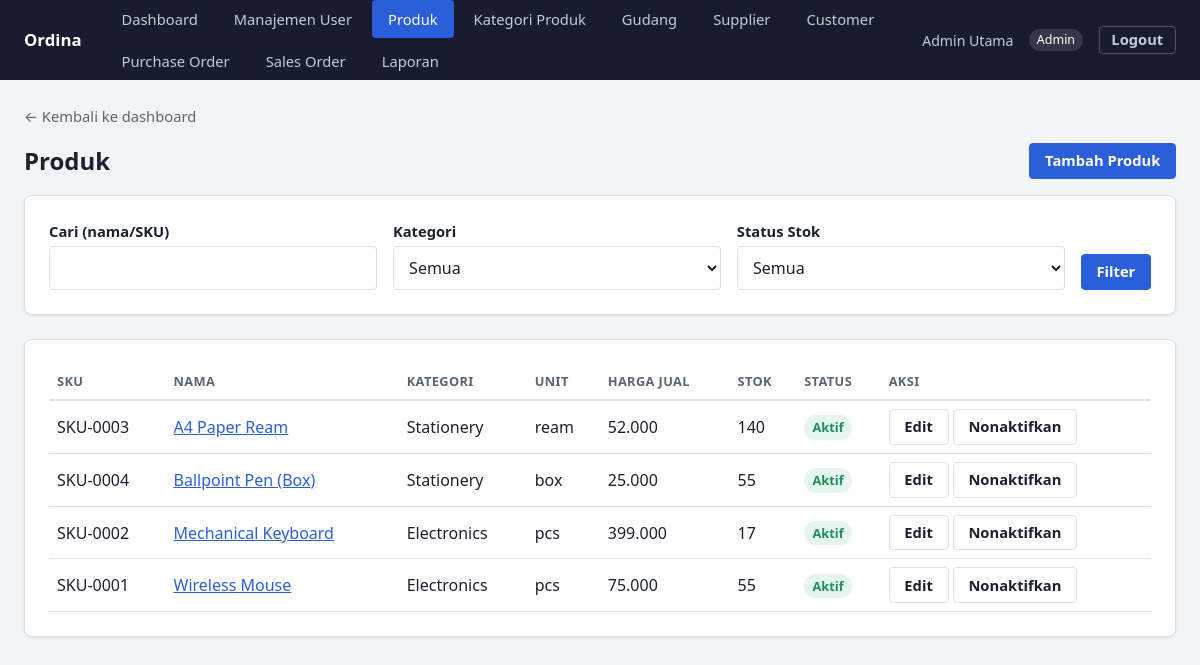
Screenshot of /products (signed in) with the database file from the repository.
### tables this page shows
CREATE TABLE IF NOT EXISTS products (
    id INT UNSIGNED AUTO_INCREMENT PRIMARY KEY,
    sku VARCHAR(50) NOT NULL,
    name VARCHAR(150) NOT NULL,
    category_id INT UNSIGNED NOT NULL,
    unit VARCHAR(30) NOT NULL,
    buy_price DECIMAL(14, 2) NOT NULL DEFAULT 0,
    sell_price DECIMAL(14, 2) NOT NULL DEFAULT 0,
    reorder_point INT UNSIGNED NOT NULL DEFAULT 0,
    image_path VARCHAR(255) NULL,
    is_active TINYINT(1) NOT NULL DEFAULT 1,
    created_at TIMESTAMP NOT NULL DEFAULT CURRENT_TIMESTAMP,
    updated_at TIMESTAMP NOT NULL DEFAULT CURRENT_TIMESTAMP ON UPDATE CURRENT_TIMESTAMP,
    UNIQUE KEY uq_products_sku (sku),
    KEY idx_products_name (name),
    CONSTRAINT fk_products_category FOREIGN KEY (category_id) REFERENCES categories (id),
    CONSTRAINT chk_products_prices CHECK (buy_price >= 0 AND sell_price >= 0 AND reorder_point >= 0)
);

CREATE TABLE IF NOT EXISTS categories (
    id INT UNSIGNED AUTO_INCREMENT PRIMARY KEY,
    name VARCHAR(150) NOT NULL,
    description VARCHAR(255) NULL
);

### app/Core/View.php (called while the page is built, shortened)
<?php
final class View
{
    public static function render(string $view, array $data = [], int $status = 200): void
    {
        extract($data);
        require __DIR__ . "/../../views/{$view}.php";
        require __DIR__ . '/../../views/layouts/app.php';
    }
}

### app/Core/Controller.php (called while the page is built, shortened)
<?php
abstract class Controller
{
    protected function view(string $view, array $data = []): void
    {
        View::render($view, $data);
    }
}

### app/Controller/ProductController.php (called while the page is built, shortened)
<?php
final class ProductController extends Controller
{
    public function index(): void
    {
        $filters = array_filter([
            'search' => trim((string) ($_GET['search'] ?? '')),
            'category_id' => isset($_GET['category_id']) && $_GET['category_id'] !== '' ? (int) $_GET['category_id'] : null,
            'stock_status' => in_array($_GET['stock_status'] ?? '', ['low', 'normal'], true) ? $_GET['stock_status'] : null,
        ]);
        $page = max(1, (int) ($_GET['page'] ?? 1));
        $result = $this->service()->paginate($filters, $page);
        $this->view('products/index', [
            'title' => 'Produk',
            'result' => $result,
            'filters' => $filters,
            'categories' => $this->categoryService()->list(),
            'canManage' => $this->currentRole() !== null && Gate::allows($this->currentRole(), Permission::ManageMasterData),
            'success' => Session::pullFlash('success'),
        ]);
    }
    private function service(): ProductService
    {
        $pdo = Database::connection();
        return new ProductService(
            new MysqlProductRepository($pdo),
            new MysqlCategoryRepository($pdo),
            new MysqlProductStockRepository($pdo),
            new ProductImageUploader(uploadDir: __DIR__ . '/../../public/uploads/products')
        );
    }
    private function categoryService(): CategoryService
    {
        return new CategoryService(new MysqlCategoryRepository(Database::connection()));
    }
}

### public/index.php (called while the page is built, shortened)
<?php
$router = new Router();
$method = $_SERVER['REQUEST_METHOD'] ?? 'GET';
$path = (string) (parse_url($_SERVER['REQUEST_URI'] ?? '/', PHP_URL_PATH) ?: '/');
try {
    $router->dispatch($method, $path);
} catch (UnauthenticatedException) {
    header('Location: /login');
} catch (AuthorizationException | ForbiddenOperationException) {
    View::render('errors/403', ['title' => '403 - Akses Ditolak'], 403);
} catch (NotFoundException) {
    View::render('errors/404', ['title' => '404 - Tidak Ditemukan'], 404);
} catch (\Throwable $e) {
    error_log((string) $e);
    View::render('errors/500', ['title' => '500 - Kesalahan Server'], 500);
}

### app/Service/ProductService.php (called while the page is built, shortened)
<?php
final class ProductService
{
    public function paginate(array $filters, int $page): array
    {
        $page = max(1, $page);
        $result = $this->products->paginateForListing($filters, $page, self::PER_PAGE);
        $totalPages = max(1, (int) ceil($result['total'] / self::PER_PAGE));
        return [
            'items' => $result['items'],
            'total' => $result['total'],
            'page' => $page,
            'perPage' => self::PER_PAGE,
            'totalPages' => $totalPages,
        ];
    }
}

### app/Repository/Mysql/MysqlProductRepository.php (called while the page is built, shortened)
<?php
final class MysqlProductRepository implements ProductRepositoryInterface
{
    public function paginateForListing(array $filters, int $page, int $perPage): array
    {
        $conditions = [];
        $params = [];
        $where = $conditions === [] ? '' : 'WHERE ' . implode(' AND ', $conditions);
        $base = "FROM products p
                  JOIN categories c ON c.id = p.category_id
                  LEFT JOIN (
                      SELECT product_id, SUM(quantity) AS total_stock
                      FROM product_stocks
                      GROUP BY product_id
                  ) stock ON stock.product_id = p.id
                  {$where}";
        $countStmt = $this->connection->prepare("SELECT COUNT(*) {$base}");
        $countStmt->execute();
        $total = (int) $countStmt->fetchColumn();
        $offset = max(0, ($page - 1) * $perPage);
        $itemsStmt = $this->connection->prepare(
            "SELECT p.*, c.name AS category_name, COALESCE(stock.total_stock, 0) AS total_stock
             {$base}
             ORDER BY p.name
             LIMIT :limit OFFSET :offset"
        );
        $itemsStmt->bindValue('limit', $perPage, PDO::PARAM_INT);
        $itemsStmt->bindValue('offset', $offset, PDO::PARAM_INT);
        $itemsStmt->execute();
        return ['items' => $itemsStmt->fetchAll(), 'total' => $total];
    }
}

### views/products/index.php (the view, shortened to what this page needs)
<a href="/dashboard" class="back-link">&larr; Kembali ke dashboard</a>
<div class="toolbar">
    <h1 style="margin:0;">Produk</h1>
    <?php if ($canManage): ?>
        <a href="/products/create" class="btn">Tambah Produk</a>
    <?php endif; ?>
</div>
<form method="get" action="/products" class="card filter-bar">
    <div class="filter-row">
        <div class="filter-field">
            <label for="search">Cari (nama/SKU)</label>
            <input type="text" id="search" name="search" value="<?= htmlspecialchars($filters['search'] ?? '', ENT_QUOTES) ?>">
        </div>
        <div class="filter-field">
            <label for="category_id">Kategori</label>
            <select id="category_id" name="category_id">
                <option value="">Semua</option>
            </select>
        </div>
        <div class="filter-field">
            <label for="stock_status">Status Stok</label>
            <select id="stock_status" name="stock_status">
                <option value="">Semua</option>
            </select>
        </div>
        <div>
            <button type="submit">Filter</button>
        </div>
    </div>
</form>
<div class="card">
<div class="table-scroll">
<table>
    <thead>
        <tr>
            <th>SKU</th><th>Nama</th><th>Kategori</th><th>Unit</th><th>Harga Jual</th><th>Stok</th><th>Status</th>
            <?php if ($canManage): ?><th>Aksi</th><?php endif; ?>
        </tr>
    </thead>
    <tbody>
    <?php foreach ($result['items'] as $item): ?>
        <tr>
            <td data-label="SKU"><?= htmlspecialchars($item['sku'], ENT_QUOTES) ?></td>
            <td data-label="Nama"><a href="/products/<?= (int) $item['id'] ?>"><?= htmlspecialchars($item['name'], ENT_QUOTES) ?></a></td>
            <td data-label="Kategori"><?= htmlspecialchars($item['category_name'], ENT_QUOTES) ?></td>
            <td data-label="Unit"><?= htmlspecialchars($item['unit'], ENT_QUOTES) ?></td>
            <td data-label="Harga Jual"><?= number_format((float) $item['sell_price'], 0, ',', '.') ?></td>
            <td data-label="Stok">
                <?= (int) $item['total_stock'] ?>
            </td>
            <td data-label="Status">
                <span class="badge <?= ((int) $item['is_active']) ? 'badge-success' : 'badge-muted' ?>">
                    <?= ((int) $item['is_active']) ? 'Aktif' : 'Nonaktif' ?>
                </span>
            </td>
            <?php if ($canManage): ?>
                <td data-label="Aksi">
                    <a href="/products/<?= (int) $item['id'] ?>/edit" class="btn btn-secondary">Edit</a>
                    <form method="post" action="/products/<?= (int) $item['id'] ?>/toggle-active" style="display:inline;">
                        <button type="submit" class="btn-secondary"><?= ((int) $item['is_active']) ? 'Nonaktifkan' : 'Aktifkan' ?></button>
                    </form>
                </td>
            <?php endif; ?>
        </tr>
    <?php endforeach; ?>
    </tbody>
</table>
</div>
</div>

### app/Core/Router.php (shortened to what this page needs)
<?php
final class Router
{
    private array $routes = [];
    private function add(string $method, string $path, array $handler): void
    {
        $this->routes[$method][] = [
            'pattern' => $this->toPattern($path),
            'handler' => $handler,
        ];
    }
    private function toPattern(string $path): string
    {
        $pattern = preg_replace('#\{(\w+)\}#', '(?P<$1>[^/]+)', $path);
        return '#^' . $pattern . '$#';
    }
    public function dispatch(string $method, string $path): void
    {
        foreach ($this->routes[$method] ?? [] as $route) {
            if (preg_match($route['pattern'], $path, $matches) === 1) {
                $params = array_filter($matches, fn ($key) => !is_int($key), ARRAY_FILTER_USE_KEY);
                [$controllerClass, $action] = $route['handler'];
                (new $controllerClass())->$action($params);
                return;
            }
        }
    }
}

### public/assets/css/app.css (style rules this page uses)
:root { --color-bg: #f2f4f8; --color-surface: #ffffff; --color-surface-muted: #f7f8fa; --color-text: #1c2130; --color-text-muted: #5b6472; --color-border: #dde1e8; --color-primary: #2b5fd9; --color-primary-hover: #234ead; --color-primary-soft: #e8eefd; --color-success: #1e8e5a; --color-success-soft: #e5f6ee; --color-danger: #c0392b; --color-danger-soft: #fbe9e7; --color-muted-soft: #eceef1; --color-header-bg: #171d2e; --color-header-text: #eef1f8; --space-1: 0.25rem; --space-2: 0.5rem; --space-3: 1rem; --space-4: 1.5rem; --space-5: 2.5rem; --radius: 8px; --radius-sm: 4px; --shadow-card: 0 1px 2px rgba(20, 24, 38, 0.06), 0 1px 1px rgba(20, 24, 38, 0.04); }
* { box-sizing: border-box; }
html { -webkit-text-size-adjust: 100%; }
body { margin: 0; font-family: system-ui, -apple-system, "Segoe UI", sans-serif; background: var(--color-bg); color: var(--color-text); line-height: 1.5; }
h1, h2, h3 { line-height: 1.25; margin: 0 0 var(--space-3); }
h1 { font-size: 1.5rem; }
a { color: var(--color-primary); }
.card { background: var(--color-surface); border: 1px solid var(--color-border); border-radius: var(--radius); box-shadow: var(--shadow-card); padding: var(--space-4); margin-bottom: var(--space-4); }
.back-link { display: inline-block; margin-bottom: var(--space-3); color: var(--color-text-muted); text-decoration: none; font-size: 0.92rem; }
.toolbar { display: flex; justify-content: space-between; align-items: center; flex-wrap: wrap; gap: var(--space-3); margin-bottom: var(--space-3); }
label { display: block; font-weight: 600; font-size: 0.92rem; margin-bottom: var(--space-1); }
input, select, textarea, button { font: inherit; }
input, select, textarea { width: 100%; padding: 0.55em 0.7em; border: 1px solid var(--color-border); border-radius: var(--radius-sm); margin-bottom: var(--space-3); background: #fff; color: var(--color-text); }
button, .btn { display: inline-flex; align-items: center; gap: 0.4em; background: var(--color-primary); color: #fff; border: 1px solid var(--color-primary); border-radius: var(--radius-sm); padding: 0.55em 1em; cursor: pointer; font-weight: 600; font-size: 0.92rem; text-decoration: none; line-height: 1.2; }
.btn-secondary { background: #fff; color: var(--color-text); border-color: var(--color-border); }
.badge { display: inline-block; padding: 0.2em 0.65em; border-radius: 999px; font-size: 0.8rem; font-weight: 600; white-space: nowrap; }
.badge-success { background: var(--color-success-soft); color: var(--color-success); }
.table-scroll { overflow-x: auto; }
table { width: 100%; border-collapse: collapse; }
th, td { text-align: left; padding: var(--space-2) var(--space-2); border-bottom: 1px solid var(--color-border); vertical-align: middle; }
thead th { color: var(--color-text-muted); font-size: 0.8rem; text-transform: uppercase; letter-spacing: 0.03em; font-weight: 600; border-bottom: 2px solid var(--color-border); }
.filter-bar .filter-row { display: flex; gap: var(--space-3); flex-wrap: wrap; align-items: flex-end; }
.filter-bar .filter-field { flex: 1; min-width: 160px; margin-bottom: 0; }
.filter-bar .filter-field label { margin-bottom: var(--space-1); }
.filter-bar .filter-field input, .filter-bar .filter-field select { margin-bottom: 0; }

### rows the page displays
products: sku "SKU-0003", name "A4 Paper Ream", category.name "Stationery", unit "ream", sell_price "52.000", total_stock "140", is_active "Aktif"
products: sku "SKU-0004", name "Ballpoint Pen (Box)", category.name "Stationery", unit "box", sell_price "25.000", total_stock "55", is_active "Aktif"
products: sku "SKU-0002", name "Mechanical Keyboard", category.name "Electronics", unit "pcs", sell_price "399.000", total_stock "17", is_active "Aktif"
products: sku "SKU-0001", name "Wireless Mouse", category.name "Electronics", unit "pcs", sell_price "75.000", total_stock "55", is_active "Aktif"

### other values shown
$menu['label'] "Dashboard"
$menu['label'] "Manajemen User"
$menu['label'] "Produk"
$menu['label'] "Kategori Produk"
$menu['label'] "Gudang"
$menu['label'] "Supplier"
$menu['label'] "Customer"
$menu['label'] "Purchase Order"
$menu['label'] "Sales Order"
$menu['label'] "Laporan"
